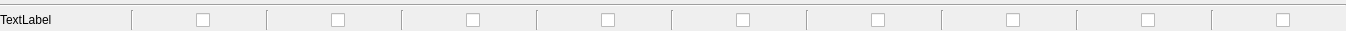
<?xml version="1.0" encoding="UTF-8"?>
<ui version="4.0">
 <class>lcdStr</class>
 <widget class="QWidget" name="lcdStr">
  <property name="geometry">
   <rect>
    <x>0</x>
    <y>0</y>
    <width>1346</width>
    <height>31</height>
   </rect>
  </property>
  <property name="minimumSize">
   <size>
    <width>0</width>
    <height>20</height>
   </size>
  </property>
  <property name="maximumSize">
   <size>
    <width>16777215</width>
    <height>31</height>
   </size>
  </property>
  <property name="windowTitle">
   <string>Form</string>
  </property>
  <layout class="QVBoxLayout" name="verticalLayout">
   <property name="spacing">
    <number>0</number>
   </property>
   <property name="leftMargin">
    <number>0</number>
   </property>
   <property name="topMargin">
    <number>0</number>
   </property>
   <property name="rightMargin">
    <number>0</number>
   </property>
   <property name="bottomMargin">
    <number>0</number>
   </property>
   <item>
    <widget class="Line" name="line">
     <property name="minimumSize">
      <size>
       <width>0</width>
       <height>10</height>
      </size>
     </property>
     <property name="maximumSize">
      <size>
       <width>16777215</width>
       <height>10</height>
      </size>
     </property>
     <property name="orientation">
      <enum>Qt::Horizontal</enum>
     </property>
    </widget>
   </item>
   <item>
    <layout class="QHBoxLayout" name="horizontalLayout">
     <property name="spacing">
      <number>0</number>
     </property>
     <property name="bottomMargin">
      <number>0</number>
     </property>
     <item>
      <widget class="QLabel" name="labelLCDName">
       <property name="minimumSize">
        <size>
         <width>131</width>
         <height>20</height>
        </size>
       </property>
       <property name="maximumSize">
        <size>
         <width>131</width>
         <height>20</height>
        </size>
       </property>
       <property name="text">
        <string>TextLabel</string>
       </property>
      </widget>
     </item>
     <item>
      <widget class="Line" name="line_5">
       <property name="orientation">
        <enum>Qt::Vertical</enum>
       </property>
      </widget>
     </item>
     <item>
      <spacer name="horizontalSpacer_9">
       <property name="orientation">
        <enum>Qt::Horizontal</enum>
       </property>
       <property name="sizeHint" stdset="0">
        <size>
         <width>40</width>
         <height>20</height>
        </size>
       </property>
      </spacer>
     </item>
     <item>
      <widget class="QCheckBox" name="checkBoxPar1">
       <property name="minimumSize">
        <size>
         <width>70</width>
         <height>20</height>
        </size>
       </property>
       <property name="maximumSize">
        <size>
         <width>70</width>
         <height>20</height>
        </size>
       </property>
       <property name="text">
        <string notr="true"/>
       </property>
      </widget>
     </item>
     <item>
      <widget class="Line" name="line_2">
       <property name="orientation">
        <enum>Qt::Vertical</enum>
       </property>
      </widget>
     </item>
     <item>
      <spacer name="horizontalSpacer">
       <property name="orientation">
        <enum>Qt::Horizontal</enum>
       </property>
       <property name="sizeHint" stdset="0">
        <size>
         <width>40</width>
         <height>20</height>
        </size>
       </property>
      </spacer>
     </item>
     <item>
      <widget class="QCheckBox" name="checkBoxPar2">
       <property name="minimumSize">
        <size>
         <width>70</width>
         <height>20</height>
        </size>
       </property>
       <property name="maximumSize">
        <size>
         <width>70</width>
         <height>20</height>
        </size>
       </property>
       <property name="text">
        <string notr="true"/>
       </property>
      </widget>
     </item>
     <item>
      <widget class="Line" name="line_3">
       <property name="orientation">
        <enum>Qt::Vertical</enum>
       </property>
      </widget>
     </item>
     <item>
      <spacer name="horizontalSpacer_2">
       <property name="orientation">
        <enum>Qt::Horizontal</enum>
       </property>
       <property name="sizeHint" stdset="0">
        <size>
         <width>40</width>
         <height>20</height>
        </size>
       </property>
      </spacer>
     </item>
     <item>
      <widget class="QCheckBox" name="checkBoxPar3">
       <property name="minimumSize">
        <size>
         <width>70</width>
         <height>20</height>
        </size>
       </property>
       <property name="maximumSize">
        <size>
         <width>70</width>
         <height>20</height>
        </size>
       </property>
       <property name="text">
        <string notr="true"/>
       </property>
      </widget>
     </item>
     <item>
      <widget class="Line" name="line_4">
       <property name="orientation">
        <enum>Qt::Vertical</enum>
       </property>
      </widget>
     </item>
     <item>
      <spacer name="horizontalSpacer_3">
       <property name="orientation">
        <enum>Qt::Horizontal</enum>
       </property>
       <property name="sizeHint" stdset="0">
        <size>
         <width>40</width>
         <height>20</height>
        </size>
       </property>
      </spacer>
     </item>
     <item>
      <widget class="QCheckBox" name="checkBoxPar4">
       <property name="minimumSize">
        <size>
         <width>70</width>
         <height>20</height>
        </size>
       </property>
       <property name="maximumSize">
        <size>
         <width>70</width>
         <height>20</height>
        </size>
       </property>
       <property name="text">
        <string notr="true"/>
       </property>
      </widget>
     </item>
     <item>
      <widget class="Line" name="line_6">
       <property name="orientation">
        <enum>Qt::Vertical</enum>
       </property>
      </widget>
     </item>
     <item>
      <spacer name="horizontalSpacer_4">
       <property name="orientation">
        <enum>Qt::Horizontal</enum>
       </property>
       <property name="sizeHint" stdset="0">
        <size>
         <width>40</width>
         <height>20</height>
        </size>
       </property>
      </spacer>
     </item>
     <item>
      <widget class="QCheckBox" name="checkBoxPar5">
       <property name="minimumSize">
        <size>
         <width>70</width>
         <height>20</height>
        </size>
       </property>
       <property name="maximumSize">
        <size>
         <width>70</width>
         <height>20</height>
        </size>
       </property>
       <property name="text">
        <string notr="true"/>
       </property>
      </widget>
     </item>
     <item>
      <widget class="Line" name="line_7">
       <property name="orientation">
        <enum>Qt::Vertical</enum>
       </property>
      </widget>
     </item>
     <item>
      <spacer name="horizontalSpacer_5">
       <property name="orientation">
        <enum>Qt::Horizontal</enum>
       </property>
       <property name="sizeHint" stdset="0">
        <size>
         <width>40</width>
         <height>20</height>
        </size>
       </property>
      </spacer>
     </item>
     <item>
      <widget class="QCheckBox" name="checkBoxPar6">
       <property name="minimumSize">
        <size>
         <width>70</width>
         <height>20</height>
        </size>
       </property>
       <property name="maximumSize">
        <size>
         <width>70</width>
         <height>20</height>
        </size>
       </property>
       <property name="text">
        <string notr="true"/>
       </property>
      </widget>
     </item>
     <item>
      <widget class="Line" name="line_8">
       <property name="orientation">
        <enum>Qt::Vertical</enum>
       </property>
      </widget>
     </item>
     <item>
      <spacer name="horizontalSpacer_6">
       <property name="orientation">
        <enum>Qt::Horizontal</enum>
       </property>
       <property name="sizeHint" stdset="0">
        <size>
         <width>40</width>
         <height>20</height>
        </size>
       </property>
      </spacer>
     </item>
     <item>
      <widget class="QCheckBox" name="checkBoxPar7">
       <property name="minimumSize">
        <size>
         <width>70</width>
         <height>20</height>
        </size>
       </property>
       <property name="maximumSize">
        <size>
         <width>70</width>
         <height>20</height>
        </size>
       </property>
       <property name="text">
        <string notr="true"/>
       </property>
      </widget>
     </item>
     <item>
      <widget class="Line" name="line_9">
       <property name="orientation">
        <enum>Qt::Vertical</enum>
       </property>
      </widget>
     </item>
     <item>
      <spacer name="horizontalSpacer_7">
       <property name="orientation">
        <enum>Qt::Horizontal</enum>
       </property>
       <property name="sizeHint" stdset="0">
        <size>
         <width>40</width>
         <height>20</height>
        </size>
       </property>
      </spacer>
     </item>
     <item>
      <widget class="QCheckBox" name="checkBoxPar8">
       <property name="minimumSize">
        <size>
         <width>70</width>
         <height>20</height>
        </size>
       </property>
       <property name="maximumSize">
        <size>
         <width>70</width>
         <height>20</height>
        </size>
       </property>
       <property name="text">
        <string notr="true"/>
       </property>
      </widget>
     </item>
     <item>
      <widget class="Line" name="line_10">
       <property name="orientation">
        <enum>Qt::Vertical</enum>
       </property>
      </widget>
     </item>
     <item>
      <spacer name="horizontalSpacer_8">
       <property name="orientation">
        <enum>Qt::Horizontal</enum>
       </property>
       <property name="sizeHint" stdset="0">
        <size>
         <width>40</width>
         <height>20</height>
        </size>
       </property>
      </spacer>
     </item>
     <item>
      <widget class="QCheckBox" name="checkBoxPar9">
       <property name="minimumSize">
        <size>
         <width>70</width>
         <height>20</height>
        </size>
       </property>
       <property name="maximumSize">
        <size>
         <width>70</width>
         <height>20</height>
        </size>
       </property>
       <property name="text">
        <string notr="true"/>
       </property>
      </widget>
     </item>
    </layout>
   </item>
  </layout>
 </widget>
 <resources/>
 <connections/>
</ui>
